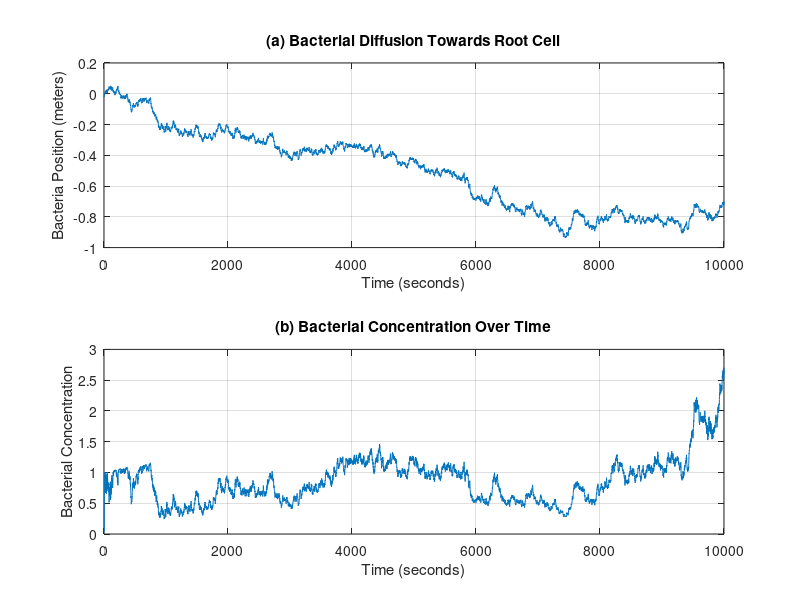
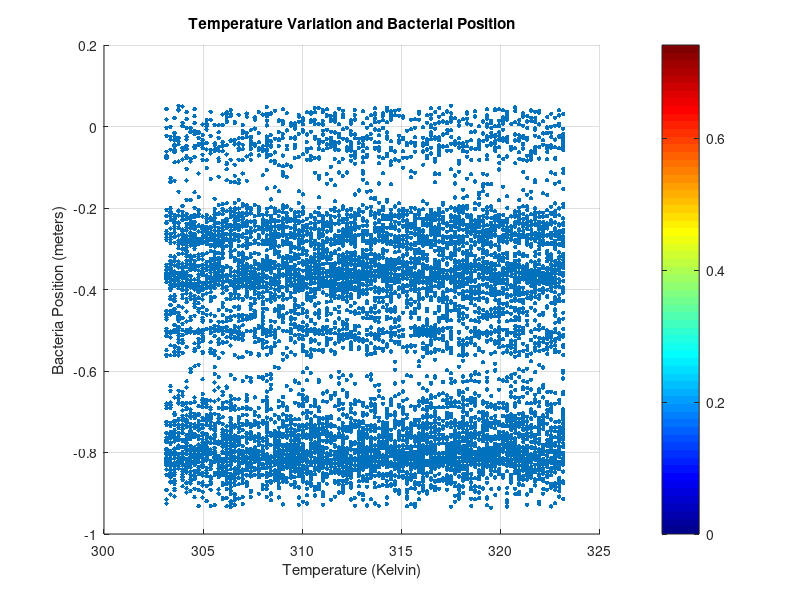
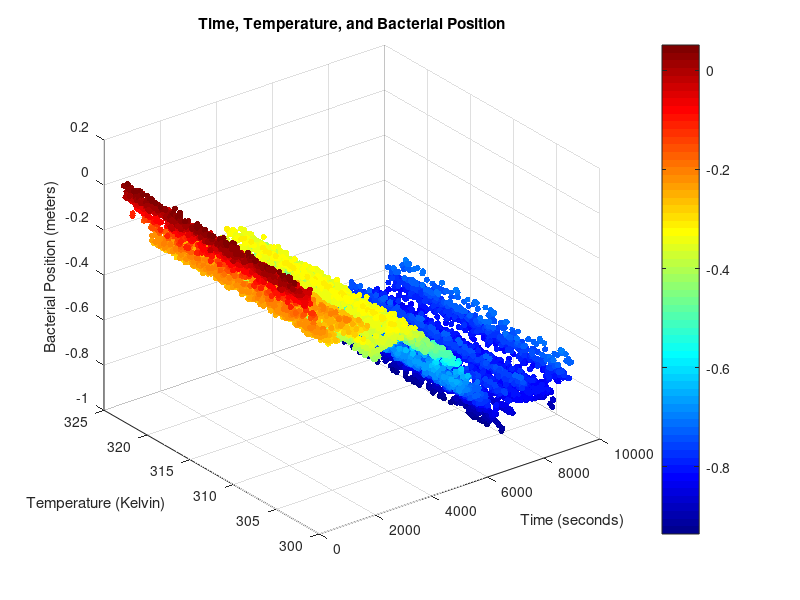

MATLAB code to generate these figures, in order:
% Simulation parameters for Code-1
diffusion_coefficient = 10e-6;
cell_radius = 1e-5;
surface_area = 2e-6;
growth_rate = 0.8 / 3600;
temperature_range_C = linspace(30, 50, 100);
temperature_range_K = temperature_range_C + 273.15;
num_time_steps = 10000;
time_step = 1;

% Initialize data arrays for plotting
time_array = zeros(num_time_steps, 1);
position_array = zeros(num_time_steps, 1);
temperature_array = zeros(num_time_steps, 1);
concentration_array = zeros(num_time_steps, 1);

% Initialize the initial position and concentration
bacteria_position = 0;
bacteria_concentration = 1;

% Simulation loop for Code-1
for t = 1:num_time_steps
    bacteria_position = bacteria_position + sqrt(2 * diffusion_coefficient * time_step) * randn();
    bacteria_concentration = bacteria_concentration * exp(growth_rate * time_step);
    time_array(t) = t * time_step;
    position_array(t) = bacteria_position;
    selected_temp_index = randi(length(temperature_range_K));
    selected_temperature_K = temperature_range_K(selected_temp_index);
    temperature_array(t) = selected_temperature_K;
    
    % Update concentration using the diffusion equation
    concentration_array(t) = bacteria_concentration * exp(-bacteria_position^2 / (4 * diffusion_coefficient * t * time_step));
end

% Plot bacterial movement and concentration over time for Code-1
figure;
subplot(2, 1, 1);
plot(time_array, position_array);
xlabel('Time (seconds)');
ylabel('Bacteria Position (meters)');
title('(a) Bacterial Diffusion Towards Root Cell');
grid on;

subplot(2, 1, 2);
plot(time_array, concentration_array);
xlabel('Time (seconds)');
ylabel('Bacterial Concentration');
title('(b) Bacterial Concentration Over Time');
grid on;

% Create a 2D scatter plot of temperature vs. position for Code-1
figure;
scatter(temperature_array, position_array, 10, 'filled');
xlabel('Temperature (Kelvin)');
ylabel('Bacteria Position (meters)');
title('Temperature Variation and Bacterial Position');
colorbar;
grid on;
colormap(jet);

% Create a 3D scatter plot of time, temperature, and bacterial position
figure;
scatter3(time_array, temperature_array, position_array, 20, position_array, 'filled');
xlabel('Time (seconds)');
ylabel('Temperature (Kelvin)');
zlabel('Bacterial Position (meters)');
title('Time, Temperature, and Bacterial Position');
colorbar;
colormap(jet);
grid on;


% Display the average and total time
average_time = mean(position_array.^2) / (2 * diffusion_coefficient);
total_time = sum(position_array.^2) / (2 * diffusion_coefficient);

fprintf('Average time taken by bacteria to diffuse into root: %.2f seconds\n', average_time);
fprintf('Total time taken by bacteria to diffuse into root: %.2f seconds\n', total_time);
